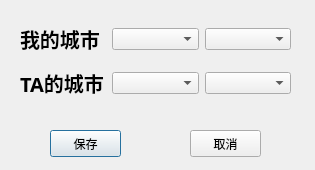
<?xml version="1.0" encoding="UTF-8"?>
<ui version="4.0">
 <class>setweather</class>
 <widget class="QDialog" name="setweather">
  <property name="geometry">
   <rect>
    <x>0</x>
    <y>0</y>
    <width>315</width>
    <height>170</height>
   </rect>
  </property>
  <property name="minimumSize">
   <size>
    <width>315</width>
    <height>170</height>
   </size>
  </property>
  <property name="maximumSize">
   <size>
    <width>315</width>
    <height>170</height>
   </size>
  </property>
  <property name="windowTitle">
   <string>Dialog</string>
  </property>
  <widget class="QPushButton" name="save_pushButton">
   <property name="geometry">
    <rect>
     <x>50</x>
     <y>130</y>
     <width>71</width>
     <height>27</height>
    </rect>
   </property>
   <property name="text">
    <string>保存</string>
   </property>
  </widget>
  <widget class="QPushButton" name="cancel_pushButton">
   <property name="geometry">
    <rect>
     <x>190</x>
     <y>130</y>
     <width>71</width>
     <height>27</height>
    </rect>
   </property>
   <property name="text">
    <string>取消</string>
   </property>
  </widget>
  <widget class="QWidget" name="">
   <property name="geometry">
    <rect>
     <x>20</x>
     <y>16</y>
     <width>271</width>
     <height>91</height>
    </rect>
   </property>
   <layout class="QVBoxLayout" name="verticalLayout">
    <item>
     <layout class="QHBoxLayout" name="horizontalLayout">
      <item>
       <widget class="QLabel" name="label">
        <property name="font">
         <font>
          <family>微软雅黑</family>
          <pointsize>15</pointsize>
          <weight>75</weight>
          <bold>true</bold>
         </font>
        </property>
        <property name="text">
         <string>我的城市</string>
        </property>
       </widget>
      </item>
      <item>
       <widget class="QComboBox" name="my_province_comboBox"/>
      </item>
      <item>
       <widget class="QComboBox" name="my_city_comboBox"/>
      </item>
     </layout>
    </item>
    <item>
     <layout class="QHBoxLayout" name="horizontalLayout_2">
      <item>
       <widget class="QLabel" name="label_2">
        <property name="font">
         <font>
          <family>微软雅黑</family>
          <pointsize>15</pointsize>
          <weight>75</weight>
          <bold>true</bold>
         </font>
        </property>
        <property name="text">
         <string>TA的城市</string>
        </property>
       </widget>
      </item>
      <item>
       <widget class="QComboBox" name="her_province_comboBox"/>
      </item>
      <item>
       <widget class="QComboBox" name="her_city_comboBox"/>
      </item>
     </layout>
    </item>
   </layout>
  </widget>
 </widget>
 <resources/>
 <connections/>
</ui>
